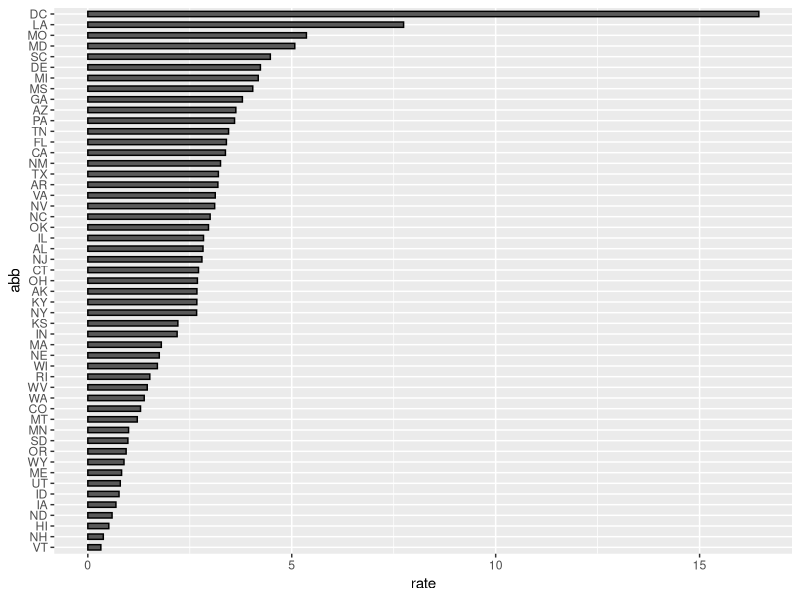

Here is the R script that generated this plot: (Note: this script raises an error after producing the figure.)
library(tidyverse)
library(dslabs)
data(murders)

mrate <- murders %>% mutate(region = factor(region), rate = total / population*10^5) %>%
  mutate(abb = reorder(abb, rate))
mrate %>%
  ggplot(aes(abb, rate)) +
  geom_bar(width = 0.5, stat = "identity", color = "black") +
  coord_flip()

getwd() #aktuelles Verzeichnis 
save(mrate, file = "rda/mrate.rda")
ggsave("figs/barplot.png")

summary(mrate)
